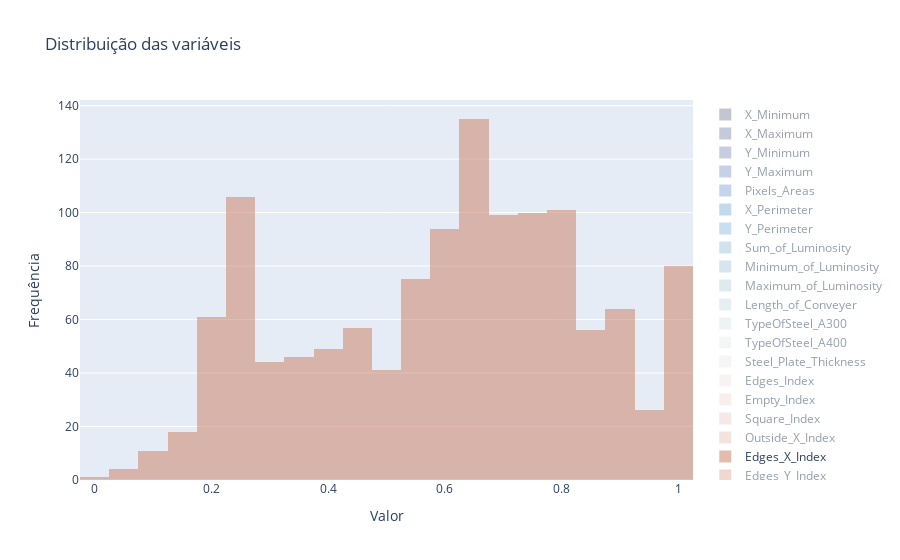

Notebook code for this chart:
### Code cell
columns = df.drop(columns=['Target']).columns
colors = generate_colors(len(columns))

fig = go.Figure()
for column, color in zip(columns, colors):
    fig.add_trace(go.Histogram(x=df[column], name=column, marker_color=color, opacity=0.5))
    
fig.update_layout(title='Distribuição das variáveis', xaxis_title='Valor', yaxis_title='Frequência', barmode='overlay', height=600)
fig.show()

### Figure 1 — Plotly figure (JSON) as saved in the notebook; plotly's stock layout.template omitted (floating-point values rounded to 4 significant figures; data arrays with more than 128 entries replaced by an {"elided": "..."} marker saying what was removed)
{"data": [{"marker": {"color": "rgb(23, 28, 66)"}, "name": "X_Minimum", "opacity": 0.5, "type": "histogram", "visible": "legendonly", "x": {"elided": "1268 int values"}}, {"marker": {"color": "rgb(31, 41, 99)"}, "name": "X_Maximum", "opacity": 0.5, "type": "histogram", "visible": "legendonly", "x": {"elided": "1268 int values"}}, {"marker": {"color": "rgb(38, 53, 131)"}, "name": "Y_Minimum", "opacity": 0.5, "type": "histogram", "visible": "legendonly", "x": {"elided": "1268 int values"}}, {"marker": {"color": "rgb(33, 70, 155)"}, "name": "Y_Maximum", "opacity": 0.5, "type": "histogram", "visible": "legendonly", "x": {"elided": "1268 int values"}}, {"marker": {"color": "rgb(20, 88, 175)"}, "name": "Pixels_Areas", "opacity": 0.5, "type": "histogram", "visible": "legendonly", "x": {"elided": "1268 int values"}}, {"marker": {"color": "rgb(18, 107, 189)"}, "name": "X_Perimeter", "opacity": 0.5, "type": "histogram", "visible": "legendonly", "x": {"elided": "1268 int values"}}, {"marker": {"color": "rgb(42, 125, 187)"}, "name": "Y_Perimeter", "opacity": 0.5, "type": "histogram", "visible": "legendonly", "x": {"elided": "1268 int values"}}, {"marker": {"color": "rgb(67, 142, 185)"}, "name": "Sum_of_Luminosity", "opacity": 0.5, "type": "histogram", "visible": "legendonly", "x": {"elided": "1268 int values"}}, {"marker": {"color": "rgb(97, 158, 188)"}, "name": "Minimum_of_Luminosity", "opacity": 0.5, "type": "histogram", "visible": "legendonly", "x": {"elided": "1268 int values"}}, {"marker": {"color": "rgb(128, 174, 192)"}, "name": "Maximum_of_Luminosity", "opacity": 0.5, "type": "histogram", "visible": "legendonly", "x": {"elided": "1268 int values"}}, {"marker": {"color": "rgb(158, 189, 200)"}, "name": "Length_of_Conveyer", "opacity": 0.5, "type": "histogram", "visible": "legendonly", "x": {"elided": "1268 int values"}}, {"marker": {"color": "rgb(186, 204, 210)"}, "name": "TypeOfSteel_A300", "opacity": 0.5, "type": "histogram", "visible": "legendonly", "x": {"elided": "1268 int values"}}, {"marker": {"color": "rgb(212, 216, 218)"}, "name": "TypeOfSteel_A400", "opacity": 0.5, "type": "histogram", "visible": "legendonly", "x": {"elided": "1268 int values"}}, {"marker": {"color": "rgb(220, 213, 211)"}, "name": "Steel_Plate_Thickness", "opacity": 0.5, "type": "histogram", "visible": "legendonly", "x": {"elided": "1268 int values"}}, {"marker": {"color": "rgb(228, 210, 205)"}, "name": "Edges_Index", "opacity": 0.5, "type": "histogram", "visible": "legendonly", "x": {"elided": "1268 float values"}}, {"marker": {"color": "rgb(224, 192, 181)"}, "name": "Empty_Index", "opacity": 0.5, "type": "histogram", "visible": "legendonly", "x": {"elided": "1268 float values"}}, {"marker": {"color": "rgb(217, 169, 152)"}, "name": "Square_Index", "opacity": 0.5, "type": "histogram", "visible": "legendonly", "x": {"elided": "1268 float values"}}, {"marker": {"color": "rgb(210, 146, 124)"}, "name": "Outside_X_Index", "opacity": 0.5, "type": "histogram", "visible": "legendonly", "x": {"elided": "1268 float values"}}, {"marker": {"color": "rgb(203, 123, 97)"}, "name": "Edges_X_Index", "opacity": 0.5, "type": "histogram", "visible": true, "x": {"elided": "1268 float values"}}, {"marker": {"color": "rgb(195, 99, 71)"}, "name": "Edges_Y_Index", "opacity": 0.5, "type": "histogram", "visible": "legendonly", "x": {"elided": "1268 float values"}}, {"marker": {"color": "rgb(185, 74, 55)"}, "name": "Outside_Global_Index", "opacity": 0.5, "type": "histogram", "visible": "legendonly", "x": {"elided": "1268 float values"}}, {"marker": {"color": "rgb(175, 50, 40)"}, "name": "LogOfAreas", "opacity": 0.5, "type": "histogram", "visible": "legendonly", "x": {"elided": "1268 float values"}}, {"marker": {"color": "rgb(156, 34, 37)"}, "name": "Log_X_Index", "opacity": 0.5, "type": "histogram", "visible": "legendonly", "x": {"elided": "1268 float values"}}, {"marker": {"color": "rgb(134, 22, 39)"}, "name": "Log_Y_Index", "opacity": 0.5, "type": "histogram", "visible": "legendonly", "x": {"elided": "1268 float values"}}, {"marker": {"color": "rgb(111, 13, 36)"}, "name": "Orientation_Index", "opacity": 0.5, "type": "histogram", "visible": "legendonly", "x": {"elided": "1268 float values"}}, {"marker": {"color": "rgb(85, 11, 27)"}, "name": "Luminosity_Index", "opacity": 0.5, "type": "histogram", "visible": "legendonly", "x": {"elided": "1268 float values"}}, {"marker": {"color": "rgb(60, 9, 17)"}, "name": "SigmoidOfAreas", "opacity": 0.5, "type": "histogram", "visible": "legendonly", "x": {"elided": "1268 float values"}}], "layout": {"autosize": true, "barmode": "overlay", "title": {"text": "Distribuição das variáveis"}, "xaxis": {"autorange": true, "range": [-0.025, 1.025], "title": {"text": "Valor"}, "type": "linear"}, "yaxis": {"autorange": true, "range": [0, 142.1], "title": {"text": "Frequência"}}}}
